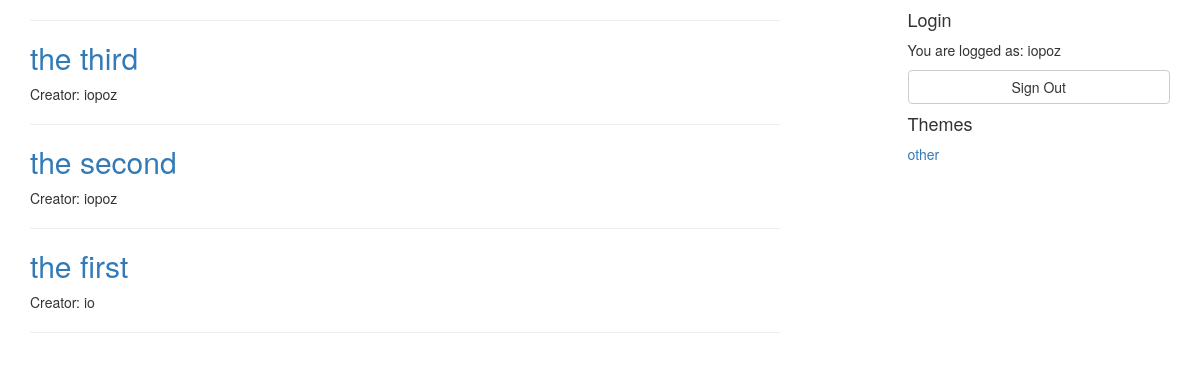
Screenshot of / (signed in) with the database file from the repository.
### chat/models.py (models this page shows, shortened)
class ChatRooms(models.Model):
    room_name = models.CharField(max_length=50)
    room_subject = models.ForeignKey(Subject)
    room_creator = models.ForeignKey(User)

class Subject(models.Model):
    subject_name = models.CharField(max_length=50)

### chat/views.py (the view)
# urls.py: url(r'^$', chat.views.home, name='home'),
def home(request):
    chat_rooms = ChatRooms.objects.all()
    subjects = Subject.objects.all()
    user = auth.get_user(request).username
    rooms = []
    room_info = {}
    for room in chat_rooms:
        room_info['room'] = room
        room_info['msg_count'] = len(Chat.objects.filter(msg_room=room.id))
        rooms.append(room_info)
        room_info = {}
    n = 1
    while n < len(rooms):
        for i in range(len(rooms) - n):
            if rooms[i]['msg_count'] > rooms[i + 1]['msg_count']:
                rooms[i], rooms[i + 1] = rooms[i + 1], rooms[i]
        n += 1
    sorted_rooms = rooms[-5:]
    rooms = []
    for room in reversed(sorted_rooms):
        rooms.append(room['room'])
    context = {
        'rooms': rooms,
        'subjects': subjects,
        'username': user
    }
    return render(request, 'home.html', context)

### chat/templates/home.html (shortened to what this page needs)
{% extends 'base.html' %}
{% load staticfiles %}
{% block content %}
    <div class="col-sm-8 blog-main">
        <hr>
        {% for room in rooms %}
            <div class="blog-post">
                <a style="text-decoration: none;" href="{% url 'chat_room' room.id %}"><h2>{{ room.room_name}}</h2></a>
                <div>
                    <p>Creator: {{ room.room_creator }}</p>
                </div>
                <hr>
              </div>
        {% endfor %}
    </div>
{% endblock %}

### templates/base.html (shortened to what this page needs)
{% load staticfiles %}
<!DOCTYPE html>
<html lang="en">
<head>
    <link rel="stylesheet" href="http://maxcdn.bootstrapcdn.com/bootstrap/3.3.5/css/bootstrap.min.css">
    <link rel="stylesheet" href="{% static 'chat.css' %}">
</head>
<body>
<div class="container">
    <div class="row">
        {% block content %}{% endblock %}
    {% block sub_block %}
    <div class="col-sm-3 col-sm-offset-1">
        {% block login %}
        <div class="sidebar-module sidebar-module-inset">
            <h4>Login</h4>
            {% if not username %}
            <div class="form-group has-error">
                <form action="{% url 'login' %}" method="post">
                    {% csrf_token %}
                    {% if login_error %}
                        <lable class="control-label">{{ login_error }}</lable>
                        <br>
                    {% endif %}
                    <input class="form-control" type="text" name="username" id="username" onclick="this.value='';" onfocus="this.select()" onblur="this.value=!this.value?'* Your name':this.value;" value="* Your name" style="margin-bottom: 5px"/>
                    <input class="form-control" type="text" name="password" id="password" onclick="this.value=''; this.type='password'" onfocus="this.select(); this.type='password'; this.value='';" onblur="this.value=!this.value?'* Your password':this.value;" value="* Your password" style="margin-bottom: 15px"/>
                    <br>
                    <div class="login-btn">
                        <div class="col-md-6">
                            <button class="btn btn-default btn-block" type="submit">Sign in</button>
                        </div>
                        <div class="col-md-6">
                            <a class="btn btn-default btn-block" href="{% url 'register' %}" type="button">Sign up</a>
                        </div>
                    </div>
                </form>
            </div>
            {% else %}
                <form action="{% url 'logout' %}" method="post">
                    <div><p>You are logged as: {{ username }}</p></div>
                    <button class="btn btn-default btn-block" type="submit">Sign Out</button>
                </form>
            {% endif %}
        </div>
        {% endblock %}
    {% block subjects %}
        <div class="sidebar-module sidebar-module-inset">
            <h4>Themes</h4>
                <ol class="list-unstyled">
                {% for subject in subjects %}
                    <li><a href="#">{{ subject.subject_name }}</a></li>
                {% endfor %}
                </ol>
        </div>
    {% endblock %}
    </div>
    {% endblock %}
    </div>
</div>
</body>
</html>

### rows the page displays
ChatRooms: room_name "the third", room_creator "iopoz"
ChatRooms: room_name "the second", room_creator "iopoz"
ChatRooms: room_name "the first", room_creator "io"
Subject: subject_name "other"

### other values shown
{{ username }} "iopoz"
